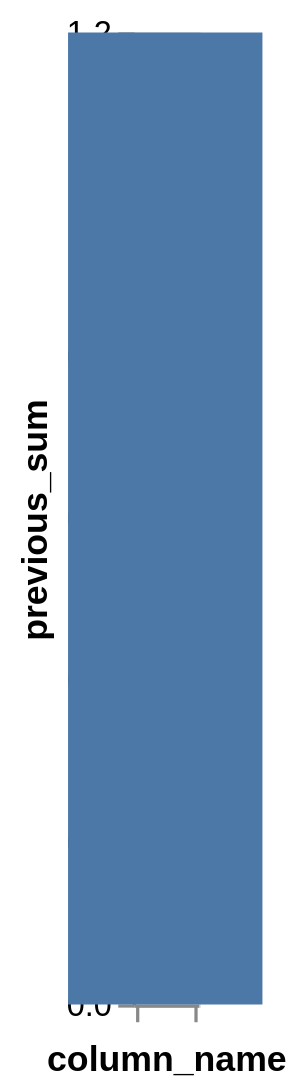

Vega-Lite specification for this chart:
### Vega-Lite specification from a JSON file in a GitHub repository (floating-point values rounded to 4 significant figures)
{"$schema": "https://vega.github.io/schema/vega-lite/v5.9.3.json", "description": "https://github.com/vega/vl-convert/issues/72", "data": {"values": [{"column_name": "Prior", "previous_sum": 1.2, "log2_bayes_factor": 2.4, "value": "inal score"}]}, "layer": [{"mark": {"type": "bar", "width": 60}, "encoding": {"x": {"type": "nominal", "axis": {"labelExpr": "datum.value == 'Prior' || datum.value == 'Final score' ? '' : datum.value", "tickBand": "extent"}, "field": "column_name"}, "y": {"type": "quantitative", "field": "previous_sum"}}}]}
